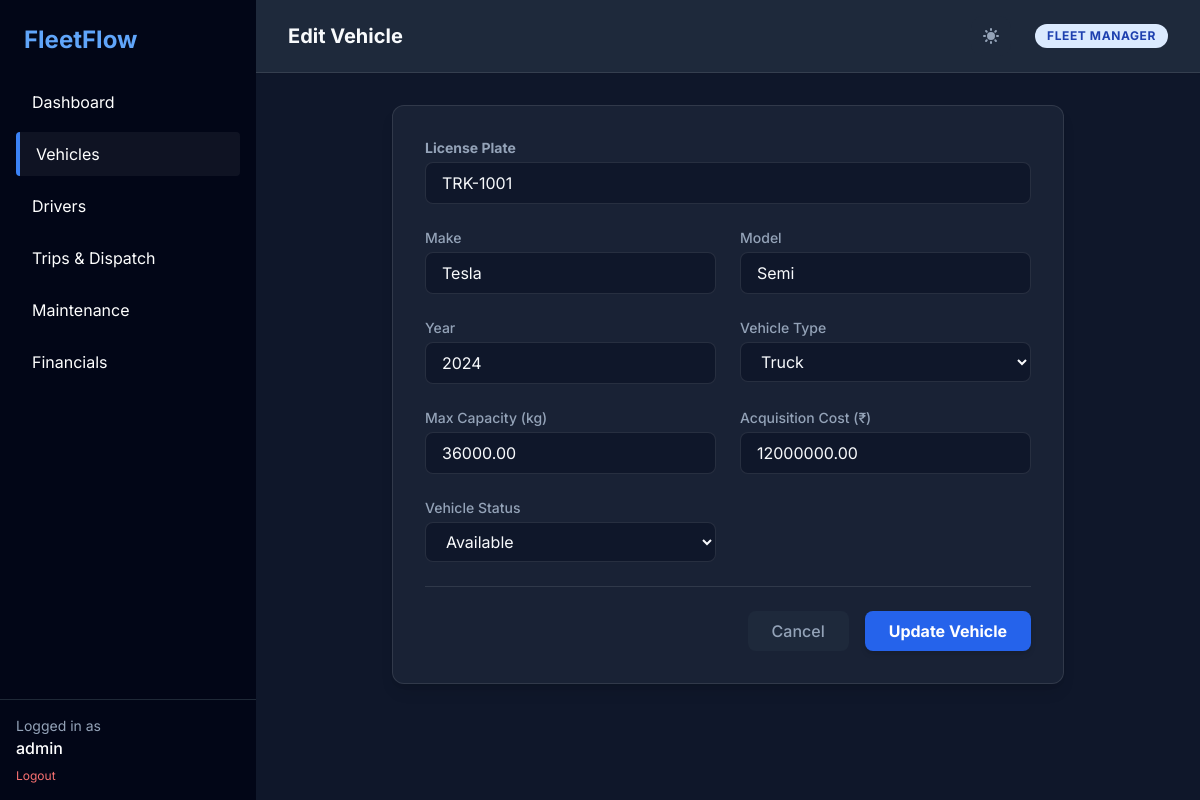
Screenshot of /vehicles/edit/1 (signed in) with the database file from the repository.
### app/models.py (models this page shows)
class Vehicle(db.Model):
    __tablename__ = 'vehicles'
    id = db.Column(db.Integer, primary_key=True)
    license_plate = db.Column(db.String(20), unique=True, nullable=False)
    make = db.Column(db.String(50), nullable=False)
    model = db.Column(db.String(50), nullable=False)
    year = db.Column(db.Integer, nullable=False)
    type = db.Column(db.String(20), nullable=False)
    max_capacity_kg = db.Column(db.Numeric(10, 2), nullable=False)
    current_odometer = db.Column(db.Integer, default=0)
    status = db.Column(db.Enum(VehicleStatus, native_enum=False), default=VehicleStatus.AVAILABLE)
    acquisition_cost = db.Column(db.Numeric(15, 2), nullable=False)
    is_deleted = db.Column(db.Boolean, default=False)
    created_at = db.Column(db.DateTime, default=datetime.utcnow)

### app/blueprints/vehicles.py (the view, shortened to what this page needs)
@vehicles_bp.route('/edit/<int:id>', methods=['GET', 'POST'])
@login_required
@roles_required('Fleet Manager', 'Safety Officer')
def edit(id):
    vehicle = Vehicle.query.get_or_404(id)
    return render_template('vehicles/form.html', vehicle=vehicle)

### app/utils/rbac.py (called while the page is built)
def login_required(f):
    @wraps(f)
    def decorated_function(*args, **kwargs):
        if 'user_id' not in session:
            flash('Please log in to access this page.', 'warning')
            return redirect(url_for('auth.login'))
        return f(*args, **kwargs)
    return decorated_function

def roles_required(*roles):
    def decorator(f):
        @wraps(f)
        def decorated_function(*args, **kwargs):
            if 'role' not in session:
                abort(403)
            if session['role'] not in roles:
                flash('You do not have permission to access this resource.', 'danger')
                abort(403)
            return f(*args, **kwargs)
        return decorated_function
    return decorator

### app/templates/vehicles/form.html (shortened to what this page needs)
{% extends "base.html" %}
{% block title %}{{ 'Edit Vehicle' if vehicle else 'Register Vehicle' }}{% endblock %}
{% block content %}
<div class="max-w-2xl bg-white rounded-xl shadow-lg p-8 border border-gray-100 mx-auto">
    <form action="{{ url_for('vehicles.edit', id=vehicle.id) if vehicle else url_for('vehicles.add') }}" method="POST" class="space-y-6">
        <div class="grid grid-cols-1 md:grid-cols-2 gap-6">
            <div class="md:col-span-2">
                <label class="block text-sm font-bold text-gray-700 mb-1">License Plate</label>
                <input type="text" name="license_plate" required value="{{ vehicle.license_plate if vehicle }}" placeholder="e.g. ABC-1234"
                    class="w-full px-4 py-2 bg-gray-50 border border-gray-300 rounded-lg focus:ring-2 focus:ring-blue-500 focus:outline-none">
            </div>
            <div>
                <label class="block text-sm font-medium text-gray-700 mb-1">Make</label>
                <input type="text" name="make" required value="{{ vehicle.make if vehicle }}" placeholder="e.g. Tesla"
                    class="w-full px-4 py-2 bg-gray-50 border border-gray-300 rounded-lg focus:outline-none">
            </div>
            <div>
                <label class="block text-sm font-medium text-gray-700 mb-1">Model</label>
                <input type="text" name="model" required value="{{ vehicle.model if vehicle }}" placeholder="e.g. Semi"
                    class="w-full px-4 py-2 bg-gray-50 border border-gray-300 rounded-lg focus:outline-none">
            </div>
            <div>
                <label class="block text-sm font-medium text-gray-700 mb-1">Year</label>
                <input type="number" name="year" required value="{{ vehicle.year if vehicle }}"
                    class="w-full px-4 py-2 bg-gray-50 border border-gray-300 rounded-lg focus:outline-none">
            </div>
            <div>
                <label class="block text-sm font-medium text-gray-700 mb-1">Vehicle Type</label>
                <select name="type" class="w-full px-4 py-2 bg-gray-50 border border-gray-300 rounded-lg focus:outline-none">
                    <option value="Truck" {{ 'selected' if vehicle and vehicle.type == 'Truck' }}>Truck</option>
                </select>
            </div>
            <div>
                <label class="block text-sm font-medium text-gray-700 mb-1">Max Capacity (kg)</label>
                <input type="number" step="0.1" name="max_capacity_kg" required value="{{ vehicle.max_capacity_kg if vehicle }}"
                    class="w-full px-4 py-2 bg-gray-50 border border-gray-300 rounded-lg focus:outline-none">
            </div>
            <div>
                <label class="block text-sm font-medium text-gray-700 mb-1">Acquisition Cost (₹)</label>
                <input type="number" step="0.01" name="acquisition_cost" required value="{{ vehicle.acquisition_cost if vehicle }}"
                    class="w-full px-4 py-2 bg-gray-50 border border-gray-300 rounded-lg focus:outline-none">
            </div>
            {% if vehicle %}
            <div>
                <label class="block text-sm font-medium text-gray-700 mb-1">Vehicle Status</label>
                <select name="status" class="w-full px-4 py-2 bg-gray-50 border border-gray-300 rounded-lg focus:outline-none">
                    <option value="Available" {{ 'selected' if vehicle.status.value == 'Available' or vehicle.status == 'Available' }}>Available</option>
                </select>
            </div>
            {% endif %}
        </div>
        <div class="pt-6 border-t border-gray-100 flex justify-end space-x-4">
            <a href="{{ url_for('vehicles.index') }}" class="px-6 py-2 bg-gray-100 text-gray-700 rounded-lg hover:bg-gray-200 transition font-medium">Cancel</a>
            <button type="submit" class="px-6 py-2 bg-blue-600 text-white rounded-lg hover:bg-blue-700 transition font-bold shadow-md">
                {{ 'Update Vehicle' if vehicle else 'Save Vehicle' }}
            </button>
        </div>
    </form>
</div>
{% endblock %}

### app/static/css/theme.css (style rules this page uses)
:root { --bg-main: #f8fafc; --bg-sidebar: #0f172a; --bg-header: #ffffff; --bg-surface: #ffffff; --text-main: #0f172a; --text-muted: #64748b; --text-inverse: #f8fafc; --nav-active-bg: rgba(255, 255, 255, 0.1); --nav-active-border: #3b82f6; --card-bg: #ffffff; --card-border: rgba(0, 0, 0, 0.05); --card-shadow: 0 4px 6px -1px rgba(0, 0, 0, 0.1), 0 2px 4px -1px rgba(0, 0, 0, 0.06); --glass-bg: rgba(255, 255, 255, 0.8); --glass-border: rgba(255, 255, 255, 0.2); --primary: #3b82f6; --primary-hover: #2563eb; --accent: #6366f1; --status-on-duty-bg: rgba(16, 185, 129, 0.1); --status-on-duty-text: #059669; --status-on-trip-bg: rgba(245, 158, 11, 0.1); --status-on-trip-text: #d97706; --status-off-duty-bg: rgba(100, 116, 139, 0.1); --status-off-duty-text: #64748b; --status-suspended-bg: rgba(239, 68, 68, 0.1); --status-suspended-text: #dc2626; }
[data-theme='dark'] { --bg-main: #0f172a; --bg-sidebar: #020617; --bg-header: #1e293b; --bg-surface: #1e293b; --text-main: #f8fafc; --text-muted: #94a3b8; --text-inverse: #0f172a; --nav-active-bg: rgba(255, 255, 255, 0.05); --nav-active-border: #3b82f6; --card-bg: rgba(30, 41, 59, 0.7); --card-border: rgba(255, 255, 255, 0.1); --card-shadow: 0 20px 25px -5px rgba(0, 0, 0, 0.3), 0 10px 10px -5px rgba(0, 0, 0, 0.2); --glass-bg: rgba(30, 41, 59, 0.7); --glass-border: rgba(255, 255, 255, 0.1); --primary: #3b82f6; --primary-hover: #60a5fa; --accent: #818cf8; --status-on-duty-bg: rgba(52, 211, 153, 0.1); --status-on-duty-text: #34d399; --status-on-trip-bg: rgba(251, 191, 36, 0.1); --status-on-trip-text: #fbbf24; --status-off-duty-bg: rgba(148, 163, 184, 0.1); --status-off-duty-text: #94a3b8; --status-suspended-bg: rgba(248, 113, 113, 0.1); --status-suspended-text: #f87171; }
.bg-white { background-color: var(--card-bg) !important; }
.bg-gray-50, .bg-slate-50, .bg-slate-100 { background-color: var(--bg-main) !important; }
.bg-gray-100, .bg-slate-200, .bg-slate-800 { background-color: var(--bg-surface) !important; }
.text-gray-700, .text-gray-600, .text-gray-500, .text-gray-400, .text-slate-600, .text-slate-500, .text-slate-400 { color: var(--text-muted) !important; }
.border-gray-50, .border-gray-100, .border-gray-200, .border-slate-100, .border-slate-200, .border-slate-700 { border-color: var(--card-border) !important; }
input, select, textarea { background-color: var(--bg-surface) !important; border-color: var(--card-border) !important; color: var(--text-main) !important; }
input::placeholder { color: var(--text-muted) !important; opacity: 0.6; }
body { transition: background-color 0.3s ease, color 0.3s ease; background-color: var(--bg-main); color: var(--text-main); }

### app/templates/base.html (style rules this page uses)
body { font-family: 'Inter', sans-serif; }

### rows the page displays
Vehicle: license_plate "TRK-1001", make "Tesla", model "Semi", year "2024", max_capacity_kg "36000.00", acquisition_cost "12000000.00"

### other values shown
{{ session.get('username', 'User') }} "admin"
{{ 'Edit Vehicle' if vehicle else 'Register Vehicle' }} "Edit Vehicle"
{{ session.get('role', 'Viewer') }} "FLEET MANAGER"
{{ 'Update Vehicle' if vehicle else 'Save Vehicle' }} "Update Vehicle"
